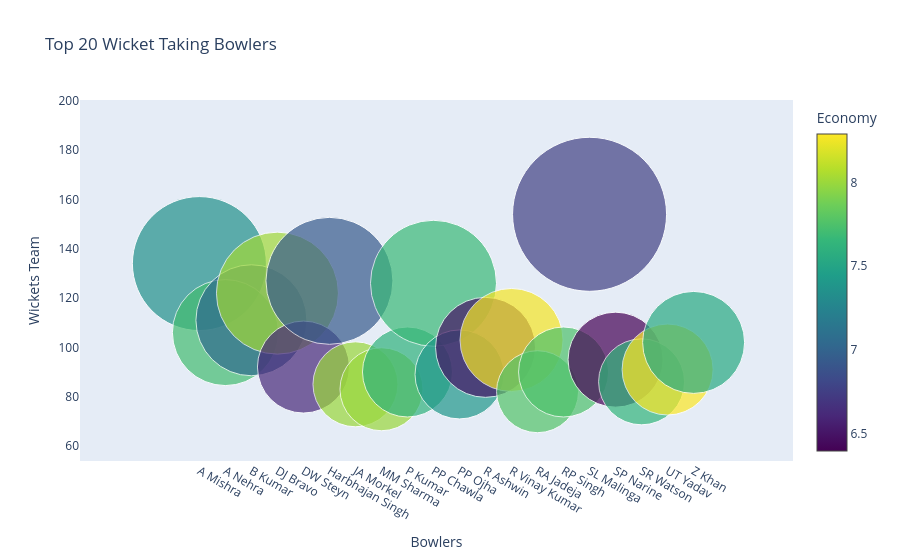

Source (notebook cell):
### Code cell
trace = go.Scatter(
y = bowlers['wickets'],
x = bowlers['bowler'],
mode = 'markers',
marker = dict(
size = bowlers['wickets'].values,
    color = bowlers['economy'].values,
    colorscale = 'Viridis',
    showscale = True,
    colorbar = dict(title = 'Economy'),
),
text = bowlers['overs'].values
)
data = [(trace)]
layout = go.Layout(
    autosize = True,
    title = 'Top 20 Wicket Taking Bowlers',
    hovermode = 'closest',
    xaxis = dict(
    showgrid = False,
        zeroline = False,
        showline = False,
        title = 'Bowlers' 
    ),
    yaxis = dict(
    title = 'Wickets Team',
        ticklen = 5,
        gridwidth = 2,
        showgrid = False,
        zeroline = False, 
        showline = False
    ),
    showlegend = False
)
fig = go.Figure(data = data, layout = layout)
py.iplot(fig, filename = 'scatterChol')

### Figure 1 — Plotly figure (JSON) as saved in the notebook; plotly's stock layout.template omitted (floating-point values rounded to 4 significant figures)
{"data": [{"marker": {"color": [7.344, 7.711, 7.047, 8.02, 6.616, 6.934, 8.003, 8.0, 7.613, 7.674, 7.404, 6.494, 8.267, 7.768, 7.747, 6.757, 6.396, 7.638, 8.29, 7.546], "colorbar": {"title": {"text": "Economy"}}, "colorscale": [[0, "#440154"], [0.1111, "#482878"], [0.2222, "#3e4989"], [0.3333, "#31688e"], [0.4444, "#26828e"], [0.5556, "#1f9e89"], [0.6667, "#35b779"], [0.7778, "#6ece58"], [0.8889, "#b5de2b"], [1, "#fde725"]], "showscale": true, "size": [134.0, 106.0, 111.0, 122.0, 92.0, 127.0, 85.0, 83.0, 90.0, 126.0, 89.0, 100.0, 103.0, 82.0, 90.0, 154.0, 95.0, 86.0, 91.0, 102.0]}, "mode": "markers", "text": [450.0, 329.0, 342.0, 351.0, 359.0, 498.0, 301.0, 261.0, 439.0, 432.0, 324.0, 393.0, 360.0, 327.0, 312.0, 449.0, 326.0, 326.0, 338.0, 379.0], "type": "scatter", "x": ["A Mishra", "A Nehra", "B Kumar", "DJ Bravo", "DW Steyn", "Harbhajan Singh", "JA Morkel", "MM Sharma", "P Kumar", "PP Chawla", "PP Ojha", "R Ashwin", "R Vinay Kumar", "RA Jadeja", "RP Singh", "SL Malinga", "SP Narine", "SR Watson", "UT Yadav", "Z Khan"], "y": [134.0, 106.0, 111.0, 122.0, 92.0, 127.0, 85.0, 83.0, 90.0, 126.0, 89.0, 100.0, 103.0, 82.0, 90.0, 154.0, 95.0, 86.0, 91.0, 102.0]}], "layout": {"autosize": true, "hovermode": "closest", "showlegend": false, "title": {"text": "Top 20 Wicket Taking Bowlers"}, "xaxis": {"showgrid": false, "showline": false, "title": {"text": "Bowlers"}, "zeroline": false}, "yaxis": {"gridwidth": 2, "showgrid": false, "showline": false, "ticklen": 5, "title": {"text": "Wickets Team"}, "zeroline": false}}}
